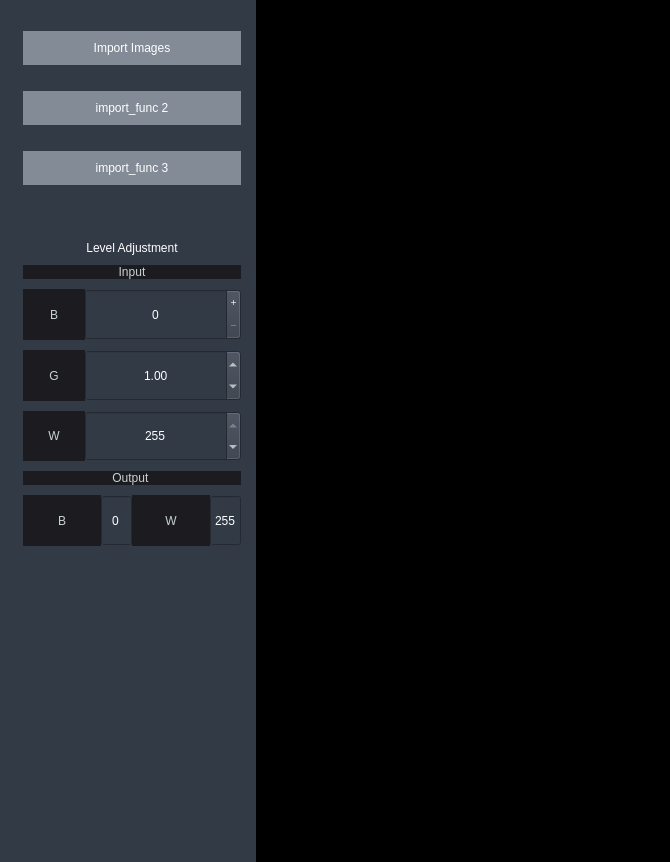
<?xml version="1.0" encoding="UTF-8"?>
<ui version="4.0">
 <class>MainWindow</class>
 <widget class="QMainWindow" name="MainWindow">
  <property name="geometry">
   <rect>
    <x>0</x>
    <y>0</y>
    <width>670</width>
    <height>862</height>
   </rect>
  </property>
  <property name="windowTitle">
   <string>MainWindow</string>
  </property>
  <property name="windowIcon">
   <iconset resource="resource.qrc">
    <normaloff>:/icons/icons/icon.ico</normaloff>:/icons/icons/icon.ico</iconset>
  </property>
  <property name="autoFillBackground">
   <bool>false</bool>
  </property>
  <property name="styleSheet">
   <string notr="true"/>
  </property>
  <widget class="QWidget" name="centralwidget">
   <property name="styleSheet">
    <string notr="true">background-color: rgb(50, 58, 70);</string>
   </property>
   <layout class="QGridLayout" name="gridLayout">
    <property name="leftMargin">
     <number>0</number>
    </property>
    <property name="topMargin">
     <number>0</number>
    </property>
    <property name="rightMargin">
     <number>0</number>
    </property>
    <property name="bottomMargin">
     <number>0</number>
    </property>
    <item row="0" column="3">
     <widget class="QGraphicsView" name="graphicsView">
      <property name="font">
       <font>
        <family>Century Gothic</family>
        <pointsize>10</pointsize>
       </font>
      </property>
      <property name="mouseTracking">
       <bool>false</bool>
      </property>
      <property name="styleSheet">
       <string notr="true">background-color:rgb(0, 0, 0);</string>
      </property>
      <property name="frameShape">
       <enum>QFrame::NoFrame</enum>
      </property>
      <property name="frameShadow">
       <enum>QFrame::Plain</enum>
      </property>
      <property name="lineWidth">
       <number>0</number>
      </property>
     </widget>
    </item>
    <item row="0" column="0">
     <widget class="QTabWidget" name="tabWidget">
      <property name="maximumSize">
       <size>
        <width>250</width>
        <height>16777215</height>
       </size>
      </property>
      <property name="styleSheet">
       <string notr="true">QTabWidget::pane {
border: none;
background: rgb(50, 58, 70);
} 
QTabBar::tab{
border: none;
background: none;
margin-top: 10px;
} 
QTabBar::tab:selected{
border: none;
background: none;
margin-right: -1px; 
}

QWidget QPushButton {
padding-top:10px;
padding-bottom:10px;
margin-top:20px;
background-color: rgb(131, 139, 151);
border-radius: 20px;
font: 15px &quot;Century Gothic&quot; ;
color:white;
}
QWidget QPushButton::hover {
background-color: white;
color: rgb(27, 27, 32);
font: bold 15px &quot;Century Gothic&quot; ;
}


QWidget QLabel {
color: rgb(200, 210, 210);
background-color :rgb(27, 27, 32);
border-style: none;
font: 18px &quot;Century Gothic&quot; ;
border: rgb(150,150,150);
}
QWidget QLabel#label_1 { 
background: none;
color:white;
font: bold 20px &quot;Century Gothic&quot; ;
}
QWidget QAbstractSpinBox {
color:white;
font: 18px &quot;Century Gothic&quot; ;
background-color :rgb(50, 58, 70);
}
QWidget QAbstractSpinBox QLineEdit{
color:white;
font: 18px &quot;Century Gothic&quot; ;
background-color :rgb(50, 58, 70);
}
QWidget QLineEdit{
color:white;
font: 18px &quot;Century Gothic&quot; ;
background-color :rgb(50, 58, 70);
}</string>
      </property>
      <property name="tabPosition">
       <enum>QTabWidget::West</enum>
      </property>
      <property name="currentIndex">
       <number>0</number>
      </property>
      <property name="iconSize">
       <size>
        <width>30</width>
        <height>50</height>
       </size>
      </property>
      <property name="usesScrollButtons">
       <bool>false</bool>
      </property>
      <widget class="QWidget" name="tab_import">
       <property name="enabled">
        <bool>true</bool>
       </property>
       <property name="contextMenuPolicy">
        <enum>Qt::DefaultContextMenu</enum>
       </property>
       <attribute name="icon">
        <iconset resource="resource.qrc">
         <normaloff>:/icons/icons/import_not_selected.png</normaloff>
         <normalon>:/icons/icons/import_selected.png</normalon>:/icons/icons/import_not_selected.png</iconset>
       </attribute>
       <attribute name="title">
        <string/>
       </attribute>
       <layout class="QVBoxLayout" name="verticalLayout_4">
        <property name="topMargin">
         <number>11</number>
        </property>
        <property name="bottomMargin">
         <number>11</number>
        </property>
        <item>
         <widget class="QPushButton" name="import_btn_1">
          <property name="text">
           <string>Import Images</string>
          </property>
         </widget>
        </item>
        <item>
         <widget class="QPushButton" name="import_btn_2">
          <property name="text">
           <string>import_func 2</string>
          </property>
         </widget>
        </item>
        <item>
         <widget class="QPushButton" name="import_btn_3">
          <property name="text">
           <string>import_func 3</string>
          </property>
         </widget>
        </item>
        <item>
         <spacer name="verticalSpacer">
          <property name="orientation">
           <enum>Qt::Vertical</enum>
          </property>
          <property name="sizeType">
           <enum>QSizePolicy::Fixed</enum>
          </property>
          <property name="sizeHint" stdset="0">
           <size>
            <width>20</width>
            <height>50</height>
           </size>
          </property>
         </spacer>
        </item>
        <item>
         <layout class="QVBoxLayout" name="verticalLayout" stretch="0,0,0,0,0,0,0">
          <property name="spacing">
           <number>10</number>
          </property>
          <property name="sizeConstraint">
           <enum>QLayout::SetDefaultConstraint</enum>
          </property>
          <property name="topMargin">
           <number>0</number>
          </property>
          <item>
           <widget class="QLabel" name="label_1">
            <property name="lineWidth">
             <number>1</number>
            </property>
            <property name="text">
             <string>Level Adjustment</string>
            </property>
            <property name="alignment">
             <set>Qt::AlignCenter</set>
            </property>
            <property name="margin">
             <number>0</number>
            </property>
           </widget>
          </item>
          <item>
           <widget class="QLabel" name="label_2">
            <property name="sizePolicy">
             <sizepolicy hsizetype="Preferred" vsizetype="Preferred">
              <horstretch>0</horstretch>
              <verstretch>0</verstretch>
             </sizepolicy>
            </property>
            <property name="maximumSize">
             <size>
              <width>16777215</width>
              <height>16777215</height>
             </size>
            </property>
            <property name="text">
             <string>Input</string>
            </property>
            <property name="alignment">
             <set>Qt::AlignCenter</set>
            </property>
            <property name="margin">
             <number>0</number>
            </property>
           </widget>
          </item>
          <item>
           <layout class="QHBoxLayout" name="horizontalLayout" stretch="2,5">
            <property name="spacing">
             <number>0</number>
            </property>
            <item>
             <widget class="QLabel" name="label_3">
              <property name="text">
               <string>B</string>
              </property>
              <property name="alignment">
               <set>Qt::AlignCenter</set>
              </property>
             </widget>
            </item>
            <item>
             <widget class="QSpinBox" name="spinBox_in_b">
              <property name="sizePolicy">
               <sizepolicy hsizetype="Minimum" vsizetype="Expanding">
                <horstretch>0</horstretch>
                <verstretch>0</verstretch>
               </sizepolicy>
              </property>
              <property name="statusTip">
               <string/>
              </property>
              <property name="frame">
               <bool>true</bool>
              </property>
              <property name="alignment">
               <set>Qt::AlignCenter</set>
              </property>
              <property name="buttonSymbols">
               <enum>QAbstractSpinBox::PlusMinus</enum>
              </property>
              <property name="maximum">
               <number>255</number>
              </property>
              <property name="singleStep">
               <number>5</number>
              </property>
             </widget>
            </item>
           </layout>
          </item>
          <item>
           <layout class="QHBoxLayout" name="horizontalLayout_2" stretch="2,5">
            <property name="spacing">
             <number>0</number>
            </property>
            <item>
             <widget class="QLabel" name="label_4">
              <property name="text">
               <string>G</string>
              </property>
              <property name="alignment">
               <set>Qt::AlignCenter</set>
              </property>
             </widget>
            </item>
            <item>
             <widget class="QDoubleSpinBox" name="doubleSpinBox_in_g">
              <property name="sizePolicy">
               <sizepolicy hsizetype="Minimum" vsizetype="Expanding">
                <horstretch>0</horstretch>
                <verstretch>0</verstretch>
               </sizepolicy>
              </property>
              <property name="alignment">
               <set>Qt::AlignCenter</set>
              </property>
              <property name="decimals">
               <number>2</number>
              </property>
              <property name="minimum">
               <double>0.100000000000000</double>
              </property>
              <property name="maximum">
               <double>10.000000000000000</double>
              </property>
              <property name="singleStep">
               <double>0.050000000000000</double>
              </property>
              <property name="value">
               <double>1.000000000000000</double>
              </property>
             </widget>
            </item>
           </layout>
          </item>
          <item>
           <layout class="QHBoxLayout" name="horizontalLayout_3" stretch="2,5">
            <property name="spacing">
             <number>0</number>
            </property>
            <item>
             <widget class="QLabel" name="label_5">
              <property name="text">
               <string>W</string>
              </property>
              <property name="alignment">
               <set>Qt::AlignCenter</set>
              </property>
             </widget>
            </item>
            <item>
             <widget class="QSpinBox" name="spinBox_in_w">
              <property name="sizePolicy">
               <sizepolicy hsizetype="Minimum" vsizetype="Expanding">
                <horstretch>0</horstretch>
                <verstretch>0</verstretch>
               </sizepolicy>
              </property>
              <property name="alignment">
               <set>Qt::AlignCenter</set>
              </property>
              <property name="maximum">
               <number>255</number>
              </property>
              <property name="singleStep">
               <number>5</number>
              </property>
              <property name="value">
               <number>255</number>
              </property>
             </widget>
            </item>
           </layout>
          </item>
          <item>
           <widget class="QLabel" name="label_6">
            <property name="minimumSize">
             <size>
              <width>0</width>
              <height>0</height>
             </size>
            </property>
            <property name="maximumSize">
             <size>
              <width>16777215</width>
              <height>16777215</height>
             </size>
            </property>
            <property name="text">
             <string> Output  </string>
            </property>
            <property name="alignment">
             <set>Qt::AlignCenter</set>
            </property>
           </widget>
          </item>
          <item>
           <layout class="QHBoxLayout" name="horizontalLayout_4" stretch="3,0,3,0">
            <property name="spacing">
             <number>0</number>
            </property>
            <property name="topMargin">
             <number>0</number>
            </property>
            <item>
             <widget class="QLabel" name="label_8">
              <property name="text">
               <string>B</string>
              </property>
              <property name="alignment">
               <set>Qt::AlignCenter</set>
              </property>
             </widget>
            </item>
            <item>
             <widget class="QSpinBox" name="spinBox_out_b">
              <property name="sizePolicy">
               <sizepolicy hsizetype="Minimum" vsizetype="Expanding">
                <horstretch>0</horstretch>
                <verstretch>0</verstretch>
               </sizepolicy>
              </property>
              <property name="alignment">
               <set>Qt::AlignCenter</set>
              </property>
              <property name="buttonSymbols">
               <enum>QAbstractSpinBox::NoButtons</enum>
              </property>
              <property name="maximum">
               <number>255</number>
              </property>
             </widget>
            </item>
            <item>
             <widget class="QLabel" name="label_9">
              <property name="text">
               <string>W</string>
              </property>
              <property name="alignment">
               <set>Qt::AlignCenter</set>
              </property>
             </widget>
            </item>
            <item>
             <widget class="QSpinBox" name="spinBox_out_w">
              <property name="sizePolicy">
               <sizepolicy hsizetype="Minimum" vsizetype="Expanding">
                <horstretch>0</horstretch>
                <verstretch>0</verstretch>
               </sizepolicy>
              </property>
              <property name="frame">
               <bool>true</bool>
              </property>
              <property name="alignment">
               <set>Qt::AlignCenter</set>
              </property>
              <property name="buttonSymbols">
               <enum>QAbstractSpinBox::NoButtons</enum>
              </property>
              <property name="maximum">
               <number>255</number>
              </property>
              <property name="value">
               <number>255</number>
              </property>
             </widget>
            </item>
           </layout>
          </item>
         </layout>
        </item>
        <item>
         <spacer name="import_verticalSpacer">
          <property name="orientation">
           <enum>Qt::Vertical</enum>
          </property>
          <property name="sizeHint" stdset="0">
           <size>
            <width>20</width>
            <height>40</height>
           </size>
          </property>
         </spacer>
        </item>
       </layout>
      </widget>
      <widget class="QWidget" name="tab_luttable">
       <attribute name="icon">
        <iconset resource="resource.qrc">
         <normaloff>:/icons/icons/edittable_not_selected.png</normaloff>
         <normalon>:/icons/icons/edittable_selected.png</normalon>:/icons/icons/edittable_not_selected.png</iconset>
       </attribute>
       <attribute name="title">
        <string/>
       </attribute>
       <layout class="QVBoxLayout" name="verticalLayout_3">
        <item>
         <widget class="QCheckBox" name="lut_checkBox">
          <property name="styleSheet">
           <string notr="true">QCheckBox {
color: white;
font: bold 20px &quot;Century Gothic&quot; ;
}
QCheckBox::indicator {
width : 20px;
height : 20px;
} </string>
          </property>
          <property name="text">
           <string>View LUT</string>
          </property>
         </widget>
        </item>
        <item>
         <widget class="QTableWidget" name="lutEditorTableWidget">
          <property name="font">
           <font>
            <family>Century Gothic</family>
            <pointsize>12</pointsize>
            <weight>50</weight>
            <italic>false</italic>
            <bold>false</bold>
           </font>
          </property>
          <property name="focusPolicy">
           <enum>Qt::StrongFocus</enum>
          </property>
          <property name="styleSheet">
           <string notr="true">QScrollBar {
width: 10px;
border-left: 1px solid rgb(150, 162,169);
}
QScrollBar::handle {
background : rgb(131, 139, 151);
border-radius: 4px;
}
QScrollBar::add-line, QScrollBar::sub-line, QScrollBar::add-page, QScrollBar::sub-page {
border: none;
background: none;
}

QTableWidget {
gridline-color: rgb(110, 110, 110);
border: 1px solid rgb(150, 162,169);
}
QTableWidget QTableCornerButton::section {
background-color:rgb(27, 27, 32);
border-style: none;
border-right: 1px solid rgb(150,150,150);
border-bottom: 1px solid rgb(150,150,150);
}
QHeaderView::section {
color: rgb(200, 210, 210);
background-color :rgb(27, 27, 32);
border-style: none;
border-right: 1px solid rgb(150,150,150);
border-bottom: 1px solid rgb(150,150,150);
font: 18px &quot;Century Gothic&quot; ;
}
QTableWidget::item{
color:white;
font: 2px &quot;Century Gothic&quot; ;
background-color :rgb(50, 58, 70);
}
QLineEdit{
    background-color: white;
  }
</string>
          </property>
          <property name="frameShape">
           <enum>QFrame::NoFrame</enum>
          </property>
          <property name="frameShadow">
           <enum>QFrame::Plain</enum>
          </property>
          <property name="lineWidth">
           <number>0</number>
          </property>
          <property name="horizontalScrollBarPolicy">
           <enum>Qt::ScrollBarAlwaysOff</enum>
          </property>
          <property name="editTriggers">
           <set>QAbstractItemView::CurrentChanged</set>
          </property>
          <property name="tabKeyNavigation">
           <bool>false</bool>
          </property>
          <property name="showDropIndicator" stdset="0">
           <bool>false</bool>
          </property>
          <property name="dragDropOverwriteMode">
           <bool>false</bool>
          </property>
          <property name="textElideMode">
           <enum>Qt::ElideNone</enum>
          </property>
          <property name="verticalScrollMode">
           <enum>QAbstractItemView::ScrollPerItem</enum>
          </property>
          <property name="rowCount">
           <number>256</number>
          </property>
          <property name="columnCount">
           <number>2</number>
          </property>
          <attribute name="horizontalHeaderDefaultSectionSize">
           <number>65</number>
          </attribute>
          <attribute name="horizontalHeaderMinimumSectionSize">
           <number>0</number>
          </attribute>
          <attribute name="verticalHeaderDefaultSectionSize">
           <number>40</number>
          </attribute>
          <attribute name="verticalHeaderMinimumSectionSize">
           <number>0</number>
          </attribute>
          <row/>
          <row/>
          <row/>
          <row/>
          <row/>
          <row/>
          <row/>
          <row/>
          <row/>
          <row/>
          <row/>
          <row/>
          <row/>
          <row/>
          <row/>
          <row/>
          <row/>
          <row/>
          <row/>
          <row/>
          <row/>
          <row/>
          <row/>
          <row/>
          <row/>
          <row/>
          <row/>
          <row/>
          <row/>
          <row/>
          <row/>
          <row/>
          <row/>
          <row/>
          <row/>
          <row/>
          <row/>
          <row/>
          <row/>
          <row/>
          <row/>
          <row/>
          <row/>
          <row/>
          <row/>
          <row/>
          <row/>
          <row/>
          <row/>
          <row/>
          <row/>
          <row/>
          <row/>
          <row/>
          <row/>
          <row/>
          <row/>
          <row/>
          <row/>
          <row/>
          <row/>
          <row/>
          <row/>
          <row/>
          <row/>
          <row/>
          <row/>
          <row/>
          <row/>
          <row/>
          <row/>
          <row/>
          <row/>
          <row/>
          <row/>
          <row/>
          <row/>
          <row/>
          <row/>
          <row/>
          <row/>
          <row/>
          <row/>
          <row/>
          <row/>
          <row/>
          <row/>
          <row/>
          <row/>
          <row/>
          <row/>
          <row/>
          <row/>
          <row/>
          <row/>
          <row/>
          <row/>
          <row/>
          <row/>
          <row/>
          <row/>
          <row/>
          <row/>
          <row/>
          <row/>
          <row/>
          <row/>
          <row/>
          <row/>
          <row/>
          <row/>
          <row/>
          <row/>
          <row/>
          <row/>
          <row/>
          <row/>
          <row/>
          <row/>
          <row/>
          <row/>
          <row/>
          <row/>
          <row/>
          <row/>
          <row/>
          <row/>
          <row/>
          <row/>
          <row/>
          <row/>
          <row/>
          <row/>
          <row/>
          <row/>
          <row/>
          <row/>
          <row/>
          <row/>
          <row/>
          <row/>
          <row/>
          <row/>
          <row/>
          <row/>
          <row/>
          <row/>
          <row/>
          <row/>
          <row/>
          <row/>
          <row/>
          <row/>
          <row/>
          <row/>
          <row/>
          <row/>
          <row/>
          <row/>
          <row/>
          <row/>
          <row/>
          <row/>
          <row/>
          <row/>
          <row/>
          <row/>
          <row/>
          <row/>
          <row/>
          <row/>
          <row/>
          <row/>
          <row/>
          <row/>
          <row/>
          <row/>
          <row/>
          <row/>
          <row/>
          <row/>
          <row/>
          <row/>
          <row/>
          <row/>
          <row/>
          <row/>
          <row/>
          <row/>
          <row/>
          <row/>
          <row/>
          <row/>
          <row/>
          <row/>
          <row/>
          <row/>
          <row/>
          <row/>
          <row/>
          <row/>
          <row/>
          <row/>
          <row/>
          <row/>
          <row/>
          <row/>
          <row/>
          <row/>
          <row/>
          <row/>
          <row/>
          <row/>
          <row/>
          <row/>
          <row/>
          <row/>
          <row/>
          <row/>
          <row/>
          <row/>
          <row/>
          <row/>
          <row/>
          <row/>
          <row/>
          <row/>
          <row/>
          <row/>
          <row/>
          <row/>
          <row/>
          <row/>
          <row/>
          <row/>
          <row/>
          <row/>
          <row/>
          <row/>
          <row/>
          <row/>
          <row/>
          <row/>
          <row/>
          <row/>
          <row/>
          <row/>
          <row/>
          <row/>
          <row/>
          <row/>
          <row/>
          <row/>
          <row/>
          <row/>
          <row/>
          <column>
           <property name="text">
            <string>LUT Val</string>
           </property>
          </column>
          <column>
           <property name="text">
            <string>GMA</string>
           </property>
          </column>
          <item row="0" column="0">
           <property name="text">
            <string/>
           </property>
           <property name="textAlignment">
            <set>AlignLeading|AlignVCenter</set>
           </property>
          </item>
         </widget>
        </item>
       </layout>
      </widget>
      <widget class="QWidget" name="tab_export">
       <attribute name="icon">
        <iconset resource="resource.qrc">
         <normaloff>:/icons/icons/export_not_selected.png</normaloff>
         <normalon>:/icons/icons/export_selected.png</normalon>:/icons/icons/export_not_selected.png</iconset>
       </attribute>
       <attribute name="title">
        <string/>
       </attribute>
       <layout class="QVBoxLayout" name="verticalLayout_5">
        <property name="topMargin">
         <number>11</number>
        </property>
        <item>
         <widget class="QPushButton" name="export_btn_1">
          <property name="text">
           <string>sd/prev: qty70.zip</string>
          </property>
         </widget>
        </item>
        <item>
         <widget class="QPushButton" name="export_btn_2">
          <property name="text">
           <string>export as qty 95</string>
          </property>
         </widget>
        </item>
        <item>
         <widget class="QPushButton" name="export_btn_3">
          <property name="text">
           <string>write new.gma</string>
          </property>
         </widget>
        </item>
        <item>
         <spacer name="export_verticalSpacer">
          <property name="orientation">
           <enum>Qt::Vertical</enum>
          </property>
          <property name="sizeHint" stdset="0">
           <size>
            <width>20</width>
            <height>40</height>
           </size>
          </property>
         </spacer>
        </item>
       </layout>
      </widget>
     </widget>
    </item>
   </layout>
  </widget>
 </widget>
 <resources>
  <include location="resource.qrc"/>
 </resources>
 <connections/>
</ui>
